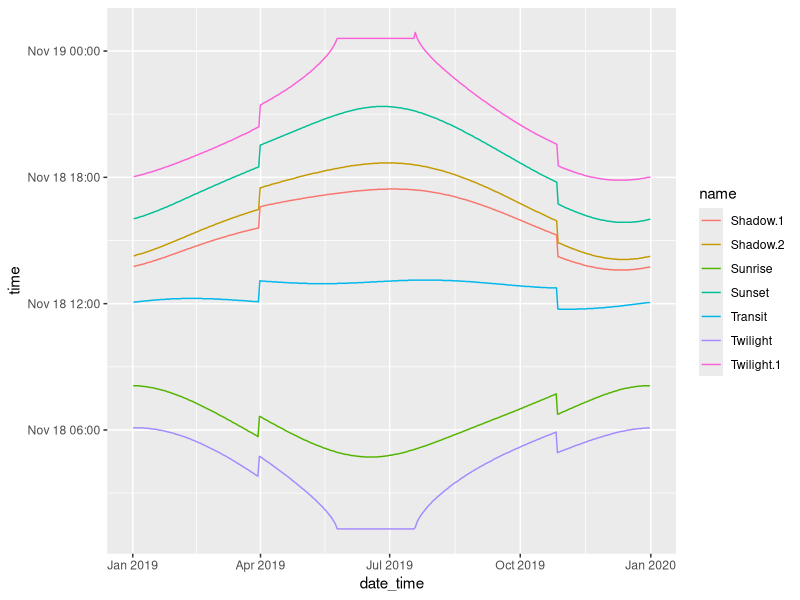

Recreate this plot in R.
library(dplyr)
library(ggplot2)
library(lubridate)
library(tidyr)
library(stringr)
library(zoo)

#Load in prayer times and convert to tidy format
prayer_times <- read.csv("./data/prayertimes.csv", stringsAsFactors = FALSE)

#Fix missing values to use last valid value, add dot in time value
for (col in names(prayer_times)) {
  prayer_times[,col][prayer_times[,col]=="** **"] = NA
  prayer_times[,col] = na.locf(prayer_times[,col])
  prayer_times[,col] = gsub(" ",":",prayer_times[,col])
}

#Change to long data format/tidy format
prayer_times <- gather(data=prayer_times, 'Twilight','Sunrise','Transit','Shadow.1','Shadow.2','Sunset','Twilight.1',
                       key = 'name', value = 'time')

#Add helper column to move any 24+ hr times to next day
prayer_times$next_day <- ifelse(as.numeric(str_sub(prayer_times$time,1,2)) >= 24,1,0)

#Concatenate columns and split out date and time for plotting
prayer_times$date <- paste(prayer_times$Year, prayer_times$mth, prayer_times$d, sep="-")
prayer_times$date_time <- ymd_hm(paste(prayer_times$date, prayer_times$time, sep="T"))

prayer_times <- prayer_times %>%
  mutate(time=format(date_time, format="%H;%M:%S")) %>%
  mutate(time=as.POSIXct(time, format="%H;%M:%S") + (prayer_times$next_day * 24* 3600)) %>%
  select(-c("Year","mth","d","next_day","date"))

#Plot onto line chart
prayer_chart <- ggplot(data=prayer_times,aes(x=date_time,y=time,colour=name)) +
  geom_line()

############################
#To debug:
#Order of each prayer in the graph
#Date showing on left hand column - there must be a better way of showing time
#General visual touch-ups



